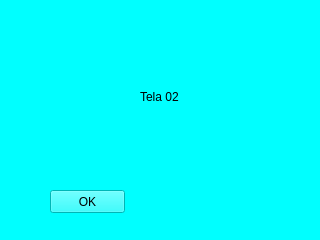
<?xml version="1.0" encoding="UTF-8"?>
<ui version="4.0">
 <class>MainWindow</class>
 <widget class="QMainWindow" name="MainWindow">
  <property name="geometry">
   <rect>
    <x>0</x>
    <y>0</y>
    <width>320</width>
    <height>240</height>
   </rect>
  </property>
  <property name="windowTitle">
   <string>MainWindow</string>
  </property>
  <property name="styleSheet">
   <string notr="true">background-color: rgb(0, 255, 255);</string>
  </property>
  <widget class="QWidget" name="centralwidget">
   <widget class="QPushButton" name="btn_tela02">
    <property name="geometry">
     <rect>
      <x>50</x>
      <y>190</y>
      <width>75</width>
      <height>23</height>
     </rect>
    </property>
    <property name="text">
     <string>OK</string>
    </property>
   </widget>
   <widget class="QLabel" name="label">
    <property name="geometry">
     <rect>
      <x>140</x>
      <y>90</y>
      <width>47</width>
      <height>13</height>
     </rect>
    </property>
    <property name="text">
     <string>Tela 02</string>
    </property>
   </widget>
  </widget>
 </widget>
 <resources/>
 <connections/>
</ui>
